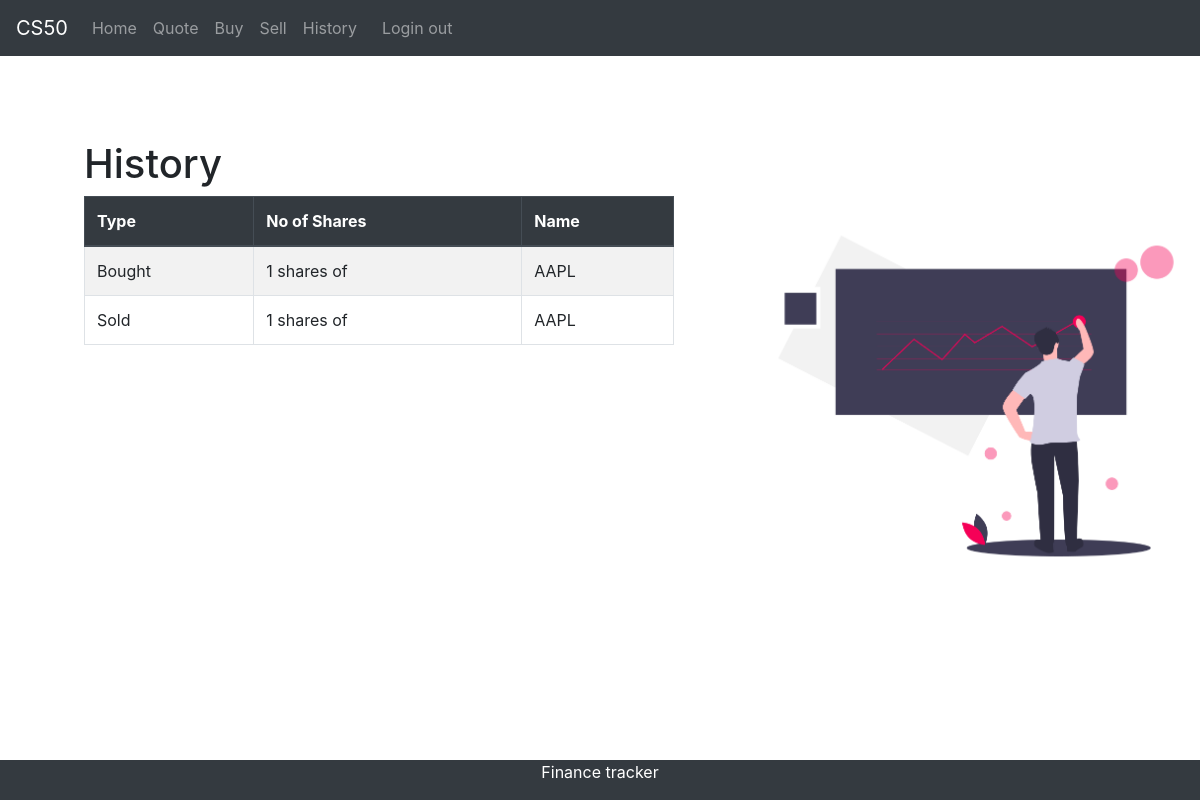
The app's page /history (signed in), older data.
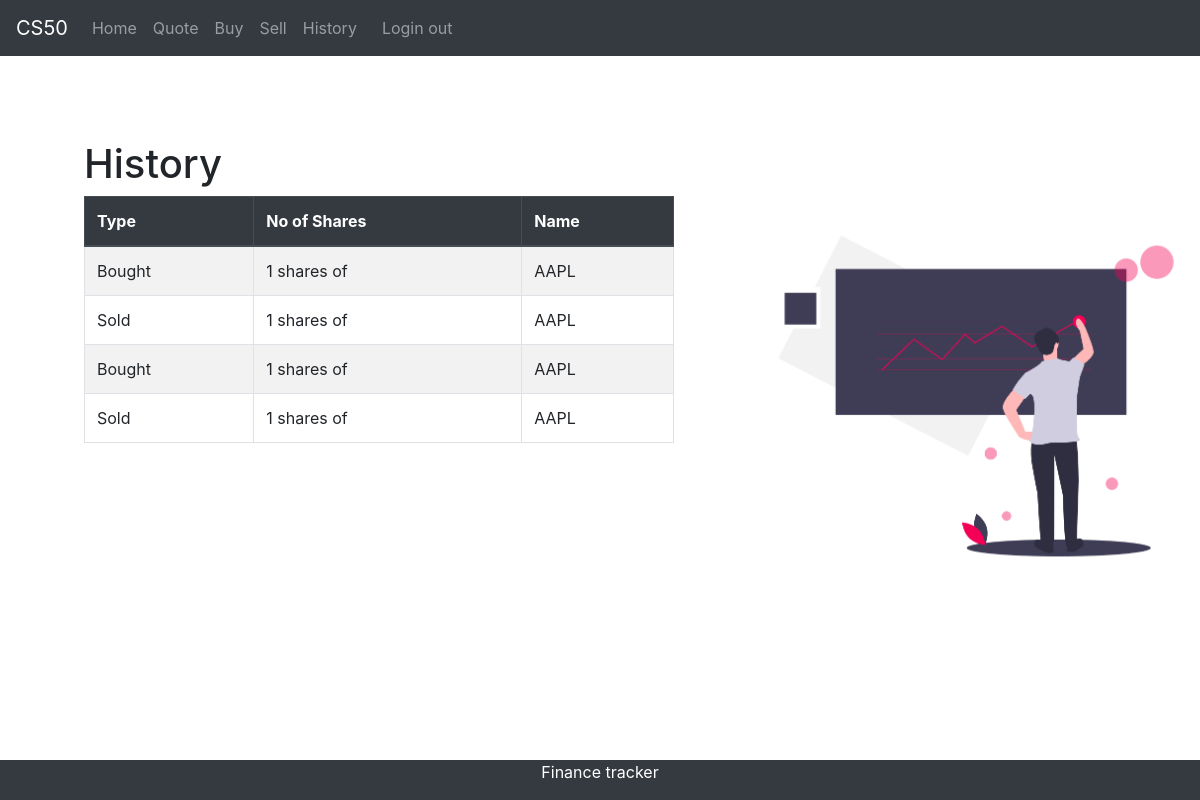
The same page, newer data.
### main.py (models this page shows)
class Transcation(db.Model):
    id = db.Column(db.Integer, primary_key=True)
    type = db.Column(db.String(50))
    name = db.Column(db.String(50))
    qty = db.Column(db.Integer)
    owner_id = db.Column(db.Integer, db.ForeignKey('user.id'))

### main.py (the view)
@app.route('/history')
def history():
    if 'user' not in session:
        return redirect(url_for('login'))
    user_id = session['user']
    transcation = Transcation.query.filter_by(owner_id=user_id).all()
    return render_template('history.html', transcation=transcation, user=user_id)

### templates/history.html
{% extends "base.html"%}
{% block content%}
<h1>History</h1>
<div class="row">
    <div class="col-lg-7 ">
        <table class="table table-striped table-resposive table table-bordered table-hover">
            <thead class="thead-dark">
                <tr>
                    <th scope="row">Type</td>
                    <th>No of Shares</td>
                    <th>Name</td>
                </tr>
            </thead>
            <tbody>
                <tr>
                    {% for t in transcation %} {% if t.owner_id == user%}
                    <td scope="row ">{{ t.type }}</td>
                    <td>{{t.qty }} shares of </td>
                    <td>{{t.name }}</td>
                </tr>
                {% endif %} {% endfor %}
            </tbody>
        </table>
    </div>
    <div class="col-lg-5 d-md-none d-lg-block">
        <div class="col-4 position-fixed">
            <img src="/static/homePg.png" alt="" height="400">
        </div>
    </div>
</div>
{% endblock%}

### templates/base.html (shortened to what this page needs)
<!DOCTYPE html>
<html lang="en">
<head>
    <link rel="stylesheet" href="/static/base.css">
    <link rel="stylesheet" href="https://stackpath.bootstrapcdn.com/bootstrap/4.3.1/css/bootstrap.min.css"
>
</head>
<body>
    <nav class="navbar navbar-expand-sm bg-dark navbar-dark">
        <a class="navbar-brand" href="/home">CS50</a>
        <div class="collapse navbar-collapse" id="collapsibleNavbar">
            <ul class="nav navbar-nav ">
                <li class="nav-item">
                    <a class="nav-link" href="/home">Home</a>
                </li>
                <li class="nav-item">
                    <a class="nav-link" href="/quote">Quote</a>
                </li>
                <li class="nav-item">
                    <a class="nav-link" href="/buy">Buy</a>
                </li>
                <li class="nav-item">
                    <a class="nav-link" href="/sell">Sell</a>
                </li>
                <li class="nav-item">
                    <a class="nav-link" href="/history">History</a>
                </li>
                <li class="nav-item">
                    <a class="nav-link" href="/logout"> &nbsp Login out</a>
                </li>
            </ul>
        </div>
    </nav>
    <div class="content">
        {% block content%} {% endblock%}
    </div>
    <div class="footer">
        <p class="text-center"> Finance tracker</p>
    </div>
</body>
</html>

### static/base.css (style rules this page uses)
body { color:#1864ab; background-color:#f1f3f5; font-size:40px; }
.navbar { margin-bottom:1%; }
.content { padding:2%; margin:5%; }
.footer { position: fixed; height:10%; top:95%; left: 0; bottom: 0; width: 100%; background-color: #343a40; color: white; text-align: center; }

Row changes from the older to the newer data that the page shows:
added Transcation: type "Bought", qty "1", name "AAPL"
added Transcation: type "Sold", qty "1", name "AAPL"
